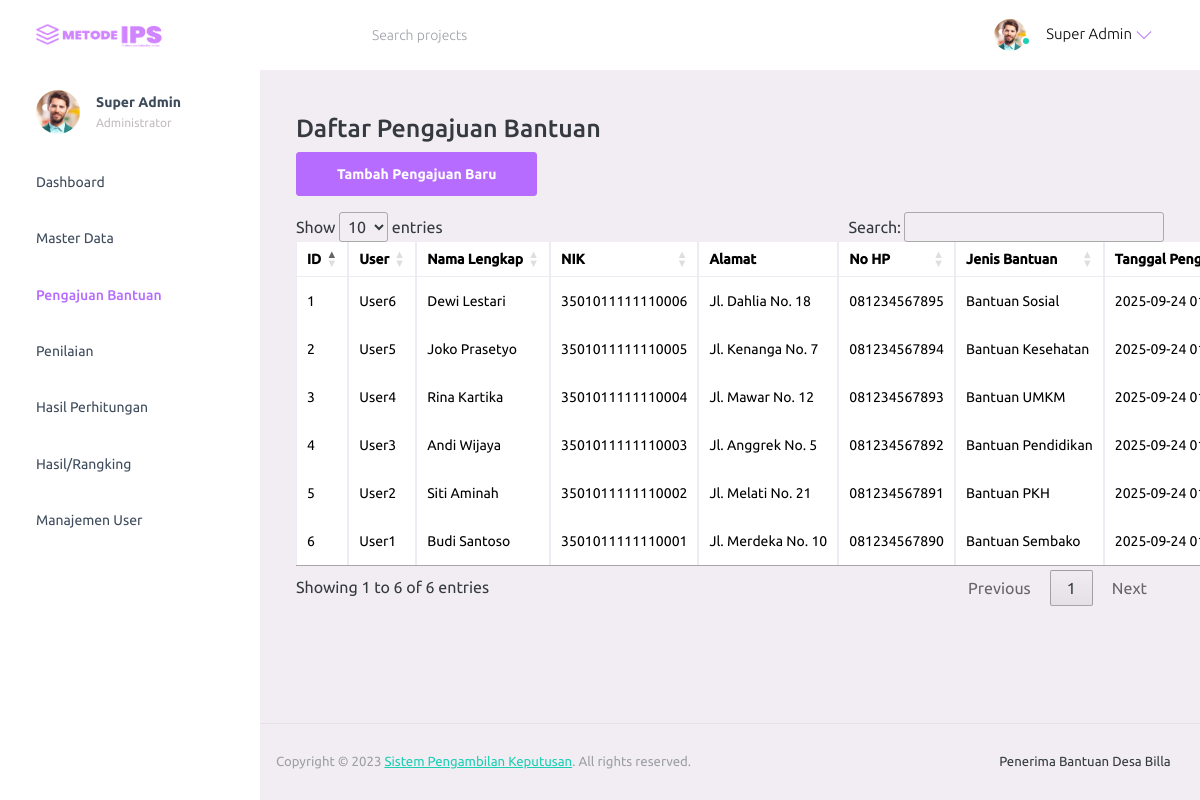
Page /pengajuan.php (signed in) on the committed database.
### tables this page shows
CREATE TABLE IF NOT EXISTS `pengajuan_bantuan` (
  `id_pengajuan` int NOT NULL AUTO_INCREMENT,
  `user_id` int NOT NULL,
  `nama_lengkap` varchar(150) NOT NULL,
  `nik` varchar(50) NOT NULL,
  `alamat` text NOT NULL,
  `no_hp` varchar(20) NOT NULL,
  `jenis_bantuan` varchar(100) NOT NULL,
  `tanggal_pengajuan` timestamp NULL DEFAULT CURRENT_TIMESTAMP,
  PRIMARY KEY (`id_pengajuan`),
  UNIQUE KEY `nik` (`nik`),
  KEY `user_id` (`user_id`)
);

CREATE TABLE IF NOT EXISTS `users` (
  `id` int NOT NULL AUTO_INCREMENT,
  `username` varchar(100) DEFAULT NULL,
  `email` varchar(100) DEFAULT NULL,
  `password` varchar(255) DEFAULT NULL,
  `role` enum('admin','user') DEFAULT 'user',
  PRIMARY KEY (`id`),
  UNIQUE KEY `email` (`email`)
);

### pengajuan.php (the view, shortened to what this page needs)
<?php
require_once 'db.php';
$role = $_SESSION['role'] ?? '';
if ($role === 'admin') {
    $query = "
       SELECT
            p.id_pengajuan,
            p.nama_lengkap,
            p.nik,
            p.alamat,
            p.no_hp,
            p.jenis_bantuan,
            p.tanggal_pengajuan,
            u.username
        FROM pengajuan_bantuan p
        JOIN users u ON p.user_id = u.id
        ORDER BY p.id_pengajuan DESC
    ";
}
$result = mysqli_query($conn, $query);
?>
<?php include('header.php'); ?>
<link rel="stylesheet" href="https://cdn.datatables.net/1.13.6/css/jquery.dataTables.min.css">
<div class="main-panel">
    <div class="content-wrapper">
        <h3>Daftar Pengajuan Bantuan</h3>
        <a href="create-pengajuan.php" class="btn btn-primary mb-3">Tambah Pengajuan Baru</a>
        <table id="userTable" class="table table-bordered">
            <thead>
                <tr>
                    <th>ID</th>
                    <th>User</th>
                    <th>Nama Lengkap</th>
                    <th>NIK</th>
                    <th>Alamat</th>
                    <th>No HP</th>
                    <th>Jenis Bantuan</th>
                    <th>Tanggal Pengajuan</th>
                </tr>
            </thead>
            <tbody>
                <?php $no = 1; ?>
                <?php while ($row = mysqli_fetch_assoc($result)): ?>
                    <tr>
                        <td><?= $no++ ?></td>
                        <td><?= htmlspecialchars($row['username']) ?></td>
                        <td><?= htmlspecialchars($row['nama_lengkap']) ?></td>
                        <td><?= htmlspecialchars($row['nik']) ?></td>
                        <td><?= htmlspecialchars($row['alamat']) ?></td>
                        <td><?= htmlspecialchars($row['no_hp']) ?></td>
                        <td><?= htmlspecialchars($row['jenis_bantuan']) ?></td>
                        <td><?= htmlspecialchars($row['tanggal_pengajuan']) ?></td>
                    </tr>
                <?php endwhile; ?>
            </tbody>
        </table>
    </div>
    <?php include('footer.php'); ?>

### rows in the picture
pengajuan_bantuan: user.username "User6", nama_lengkap "Dewi Lestari", nik "3501011111110006", alamat "Jl. Dahlia No. 18", no_hp "081234567895", jenis_bantuan "Bantuan Sosial", tanggal_pengajuan "2025-09-24…"
pengajuan_bantuan: user.username "User5", nama_lengkap "Joko Prasetyo", nik "3501011111110005", alamat "Jl. Kenanga No. 7", no_hp "081234567894", jenis_bantuan "Bantuan Kesehatan", tanggal_pengajuan "2025-09-24…"
pengajuan_bantuan: user.username "User4", nama_lengkap "Rina Kartika", nik "3501011111110004", alamat "Jl. Mawar No. 12", no_hp "081234567893", jenis_bantuan "Bantuan UMKM", tanggal_pengajuan "2025-09-24…"
pengajuan_bantuan: user.username "User3", nama_lengkap "Andi Wijaya", nik "3501011111110003", alamat "Jl. Anggrek No. 5", no_hp "081234567892", jenis_bantuan "Bantuan Pendidikan", tanggal_pengajuan "2025-09-24…"
pengajuan_bantuan: user.username "User2", nama_lengkap "Siti Aminah", nik "3501011111110002", alamat "Jl. Melati No. 21", no_hp "081234567891", jenis_bantuan "Bantuan PKH", tanggal_pengajuan "2025-09-24…"
pengajuan_bantuan: user.username "User1", nama_lengkap "Budi Santoso", nik "3501011111110001", alamat "Jl. Merdeka No. 10", no_hp "081234567890", jenis_bantuan "Bantuan Sembako", tanggal_pengajuan "2025-09-24…"

### other values in the picture
$username "Super Admin"
